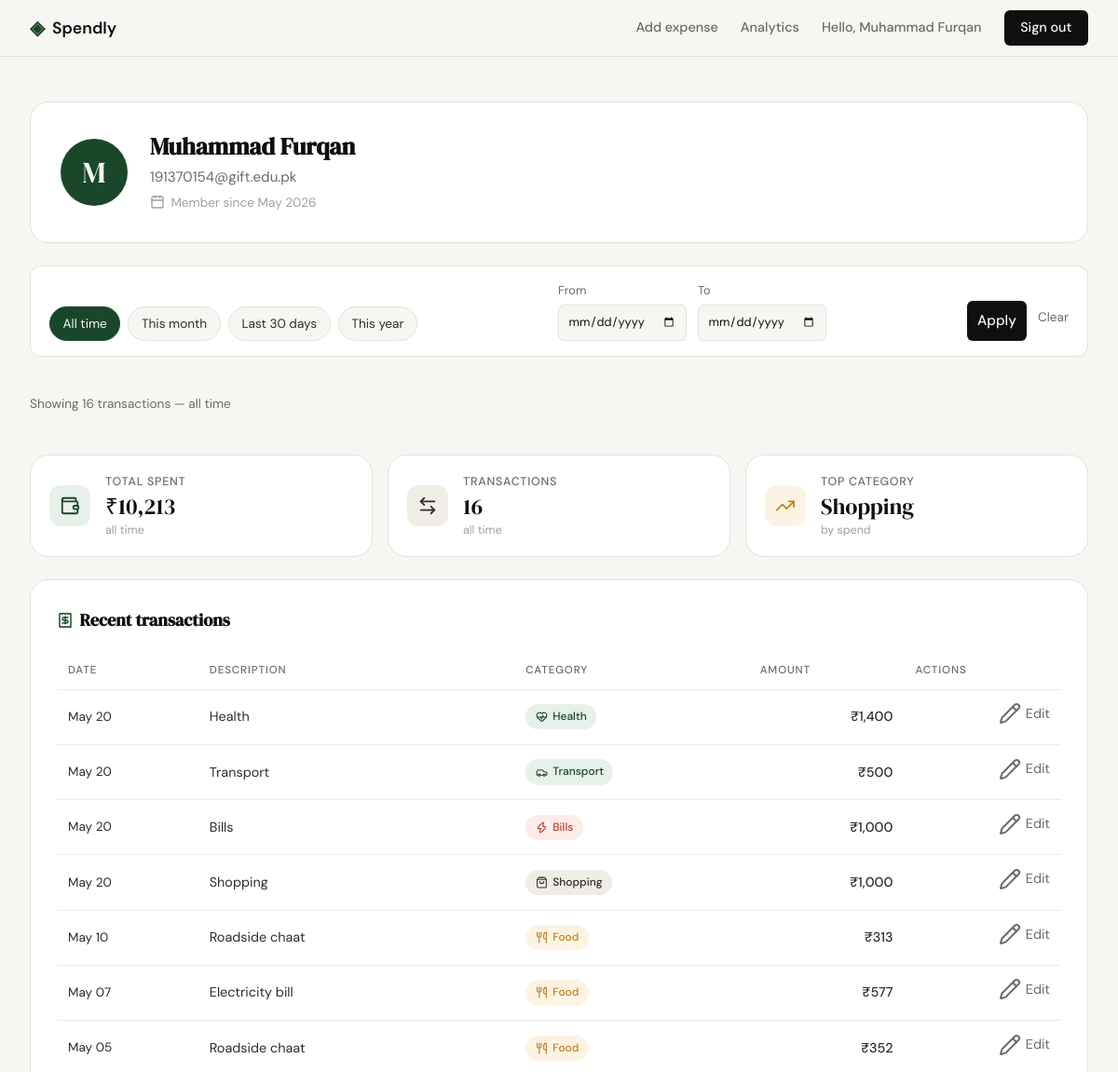
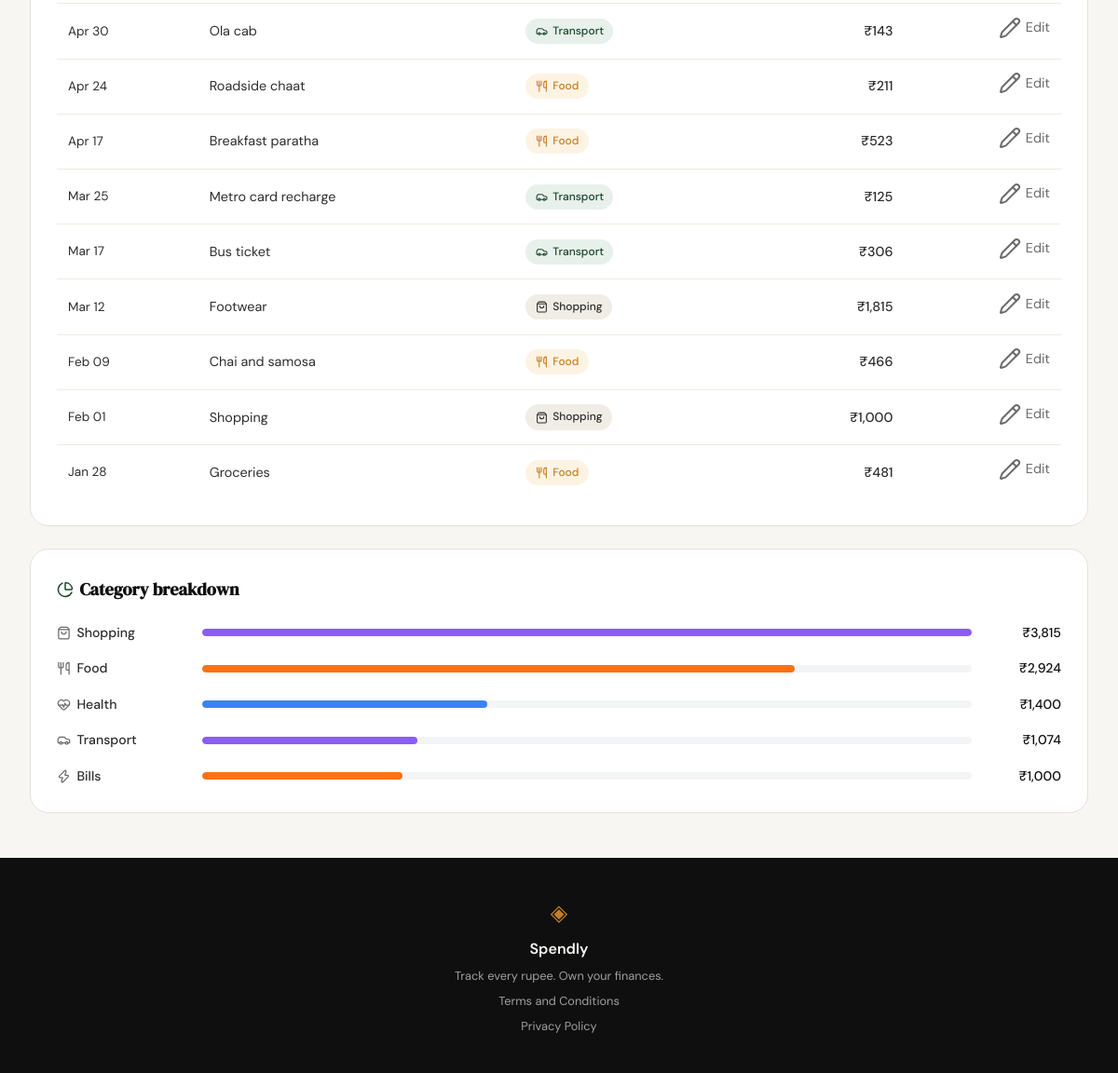
/profile (signed in), run on the app's committed database (2 pictures, top to bottom).
### tables this page shows
CREATE TABLE users (
            id            INTEGER PRIMARY KEY AUTOINCREMENT,
            name          TEXT    NOT NULL,
            email         TEXT    UNIQUE NOT NULL,
            password_hash TEXT    NOT NULL,
            created_at    TEXT    DEFAULT (datetime('now'))
        );

CREATE TABLE expenses (
            id          INTEGER PRIMARY KEY AUTOINCREMENT,
            user_id     INTEGER NOT NULL REFERENCES users(id),
            amount      REAL    NOT NULL,
            category    TEXT    NOT NULL,
            date        TEXT    NOT NULL,
            description TEXT,
            created_at  TEXT    DEFAULT (datetime('now'))
        );

### app.py (the view, shortened to what this page needs)
@app.route("/profile")
def profile():
    if not session.get("user_id"):
        return redirect(url_for("login"))
    conn = get_db()
    user_row = conn.execute(
        "SELECT id, name, email, created_at FROM users WHERE id = ?",
        (session["user_id"],),
    ).fetchone()
    if user_row is None:
        conn.close()
        session.clear()
        return redirect(url_for("login"))
    filt = resolve_date_range(request.args, date.today())
    sql = "SELECT id, amount, category, date, description FROM expenses WHERE user_id = ?"
    params = [user_row["id"]]
    sql += " ORDER BY date DESC, id DESC"
    expense_rows = conn.execute(sql, params).fetchall()
    conn.close()
    return render_template(
        "profile.html",
        user=build_user_context(user_row),
        stats=build_stats(expense_rows),
        transactions=build_transactions(expense_rows),
        breakdown=build_breakdown(expense_rows),
        date_filter=filt,
        date_presets=DATE_PRESETS,
    )

### database/db.py (called while the page is built)
def get_db():
    db_path = os.path.join(os.path.dirname(os.path.dirname(__file__)), "spendly.db")
    conn = sqlite3.connect(db_path)
    conn.row_factory = sqlite3.Row
    conn.execute("PRAGMA foreign_keys = ON")
    return conn

### database/queries.py (called while the page is built, shortened)
def resolve_date_range(args, today):
    start_raw = (args.get("start") or "").strip()
    end_raw   = (args.get("end") or "").strip()
    preset_raw = (args.get("preset") or "").strip()
    inactive = {
        "start": None, "end": None, "preset": None,
        "range_label": "all time",
        "start_display": "", "end_display": "",
        "is_active": False, "error": None,
    }
    if preset_raw == "month":
        start_date = today.replace(day=1)
        end_date = today
    elif preset_raw == "30d":
        start_date = today - timedelta(days=29)
        end_date = today
    elif preset_raw == "year":
        start_date = today.replace(month=1, day=1)
        end_date = today
    else:
        return {**inactive, "preset": preset_raw if preset_raw == "all" else None}

def format_amount(value):
    return "₹" + f"{int(round(value or 0)):,}"

def build_user_context(user_row):
    name = (user_row["name"] or "").strip()
    initial = name[:1].upper() if name else "?"
    created_at = user_row["created_at"] or ""
    try:
        member_since = datetime.strptime(created_at[:19], "%Y-%m-%d %H:%M:%S").strftime("%b %Y")
    except ValueError:
        try:
            member_since = datetime.strptime(created_at[:10], "%Y-%m-%d").strftime("%b %Y")
        except ValueError:
            member_since = ""
    return {
        "name":         name,
        "email":        user_row["email"],
        "initial":      initial,
        "member_since": member_since,
    }

### templates/profile.html (shortened to what this page needs)
{% extends "base.html" %}
{% block content %}
<section class="profile-section">
    <div class="profile-hero">
        <div class="profile-avatar">{{ user.initial }}</div>
        <div class="profile-identity">
            <h1 class="profile-name">{{ user.name }}</h1>
            <p class="profile-email">{{ user.email }}</p>
            <p class="profile-meta">
                <i data-lucide="calendar" class="icon-inline"></i>
                Member since {{ user.member_since }}
            </p>
        </div>
    </div>
    <form class="filter-bar" method="GET" action="{{ url_for('profile') }}">
        <div class="filter-presets">
            {% for key, label in date_presets %}
                <a href="{{ url_for('profile', preset=key) }}"
                   class="filter-preset{% if date_filter.preset == key or (key == 'all' and not date_filter.is_active) %} filter-preset--active{% endif %}">
                    {{ label }}
                </a>
            {% endfor %}
        </div>
        <div class="filter-dates">
            <label class="filter-field">
                <span>From</span>
                <input class="filter-input" type="date" name="start" value="{{ date_filter.start or '' }}">
            </label>
            <label class="filter-field">
                <span>To</span>
                <input class="filter-input" type="date" name="end" value="{{ date_filter.end or '' }}">
            </label>
        </div>
        <div class="filter-actions">
            <button type="submit" class="btn-submit">Apply</button>
            <a class="filter-clear" href="{{ url_for('profile') }}">Clear</a>
        </div>
    </form>
    <p class="filter-caption">
        Showing {{ stats.tx_count }} transaction{{ '' if stats.tx_count == 1 else 's' }} — {{ date_filter.range_label }}
    </p>
    <div class="profile-stats">
        <div class="profile-stat">
            <div class="profile-stat-icon profile-stat-icon--accent">
                <i data-lucide="wallet"></i>
            </div>
            <div class="profile-stat-body">
                <span class="profile-stat-label">Total spent</span>
                <span class="profile-stat-value">{{ stats.total_spent }}</span>
                <span class="profile-stat-note">{{ date_filter.range_label }}</span>
            </div>
        </div>
        <div class="profile-stat">
            <div class="profile-stat-icon profile-stat-icon--neutral">
                <i data-lucide="arrow-left-right"></i>
            </div>
            <div class="profile-stat-body">
                <span class="profile-stat-label">Transactions</span>
                <span class="profile-stat-value">{{ stats.tx_count }}</span>
                <span class="profile-stat-note">{{ date_filter.range_label }}</span>
            </div>
        </div>
        <div class="profile-stat">
            <div class="profile-stat-icon profile-stat-icon--accent2">
                <i data-lucide="trending-up"></i>
            </div>
            <div class="profile-stat-body">
                <span class="profile-stat-label">Top category</span>
                <span class="profile-stat-value">{{ stats.top_category }}</span>
                <span class="profile-stat-note">by spend</span>
            </div>
        </div>
    </div>
    <div class="profile-panel">
        <h2 class="profile-panel-title">
            <i data-lucide="receipt" class="icon-inline"></i>
            Recent transactions
        </h2>
        <div class="profile-table-wrap">
            <table class="profile-table">
                <thead>
                    <tr>
                        <th>Date</th>
                        <th>Description</th>
                        <th>Category</th>
                        <th class="ta-right">Amount</th>
                        <th class="ta-right">Actions</th>
                    </tr>
                </thead>
                <tbody>
                    {% for tx in transactions %}
                    <tr>
                        <td class="profile-table-date">{{ tx.date }}</td>
                        <td>{{ tx.description }}</td>
                        <td>
                            <span class="cat-badge cat-badge--{{ tx.category }}">
                                <i data-lucide="{{ tx.icon }}"></i>
                                {{ tx.category_label }}
                            </span>
                        </td>
                        <td class="ta-right profile-table-amt">{{ tx.amount }}</td>
                        <td class="ta-right">
                            <a class="expense-table-actions" href="{{ url_for('edit_expense', id=tx.id) }}">
                                <i data-lucide="pencil"></i>
                                Edit
                            </a>
                        </td>
                    </tr>
                    {% endfor %}
                </tbody>
            </table>
        </div>
    </div>
    <div class="profile-panel">
        <h2 class="profile-panel-title">
            <i data-lucide="pie-chart" class="icon-inline"></i>
            Category breakdown
        </h2>
        <div class="profile-breakdown">
            {% for row in breakdown %}
            <div class="profile-breakdown-row">
                <span class="profile-breakdown-label">
                    <i data-lucide="{{ row.icon }}" class="icon-inline"></i>
                    {{ row.category_label }}
                </span>
                <div class="lbar-track">
                    <div class="lbar-fill {{ row.bar_class }}" style="width: {{ row.percent }}%"></div>
                </div>
                <span class="profile-breakdown-amt">{{ row.amount }}</span>
            </div>
            {% endfor %}
        </div>
    </div>
</section>
{% endblock %}

### templates/base.html (shortened to what this page needs)
<!DOCTYPE html>
<html lang="en">
<head>
    <link rel="stylesheet" href="{{ url_for('static', filename='css/style.css') }}">
</head>
<body>
    <nav class="navbar">
        <div class="nav-inner">
            <a href="{{ url_for('landing') }}" class="nav-brand">
                <span class="brand-icon">◈</span>
                <span class="brand-name">Spendly</span>
            </a>
            <div class="nav-links">
                {% if session.get('user_id') %}
                    <a href="{{ url_for('add_expense') }}"
                       class="nav-link {% if request.endpoint == 'add_expense' %}active{% endif %}">Add expense</a>
                    <a href="{{ url_for('analytics') }}"
                       class="nav-link {% if request.endpoint == 'analytics' %}active{% endif %}">Analytics</a>
                    <a href="{{ url_for('profile') }}" class="nav-user">Hello, {{ session.name }}</a>
                    <a href="{{ url_for('logout') }}" class="nav-cta">Sign out</a>
                {% else %}
                    <a href="{{ url_for('login') }}">Sign in</a>
                    <a href="{{ url_for('register') }}" class="nav-cta">Get started</a>
                {% endif %}
            </div>
        </div>
    </nav>
    <main class="main-content">
        {% block content %}{% endblock %}
    </main>
    <footer class="footer">
        <div class="footer-inner">
            <span class="brand-icon">◈</span>
            <span class="footer-name">Spendly</span>
            <p class="footer-copy">Track every rupee. Own your finances.</p>
            <p class="footer-copy"><a href="{{ url_for('terms') }}">Terms and Conditions</a></p>
            <p class="footer-copy"><a href="{{ url_for('privacy') }}">Privacy Policy</a>
        </div>
    </footer>
</body>
</html>

### data on the page
users: name "Muhammad Furqan", email "191370154@gift.edu.pk"
expenses: date "May 20", description "Health", category_label "Health", amount "₹1,400"
expenses: date "May 20", description "Bills", category_label "Bills", amount "₹1,000"
expenses: date "May 10", description "Roadside chaat", category_label "Food", amount "₹313"
expenses: date "May 07", description "Electricity bill", category_label "Food", amount "₹577"
expenses: date "May 05", description "Roadside chaat", category_label "Food", amount "₹352"
expenses: date "Apr 30", description "Ola cab", category_label "Transport", amount "₹143"
expenses: date "Apr 24", description "Roadside chaat", category_label "Food", amount "₹211"
expenses: date "Apr 17", description "Breakfast paratha", category_label "Food", amount "₹523"
expenses: date "Mar 25", description "Metro card recharge", category_label "Transport", amount "₹125"
expenses: date "Mar 17", description "Bus ticket", category_label "Transport", amount "₹306"
expenses: date "Mar 12", description "Footwear", category_label "Shopping", amount "₹1,815"
expenses: date "Feb 09", description "Chai and samosa", category_label "Food", amount "₹466"
expenses: date "Jan 28", description "Groceries", category_label "Food", amount "₹481"

### other printed values
{{ user.initial }} "M"
{{ user.member_since }} "May 2026"
{{ label }} "All time" "This month" "Last 30 days" "This year"
{{ stats.tx_count }} "16"
{{ '' if stats.tx_count == 1 else 's' }} "s"
{{ date_filter.range_label }} "all time"
{{ stats.total_spent }} "₹10,213"
{{ stats.top_category }} "Shopping"
{{ tx.date }} "May 20" "May 20" "Feb 01"
{{ tx.description }} "Transport" "Shopping" "Shopping"
{{ tx.category_label }} "Transport" "Shopping" "Shopping"
{{ tx.amount }} "₹500" "₹1,000" "₹1,000"
{{ row.category_label }} "Shopping" "Food" "Health" "Transport" "Bills"
{{ row.amount }} "₹3,815" "₹2,924" "₹1,400" "₹1,074" "₹1,000"
